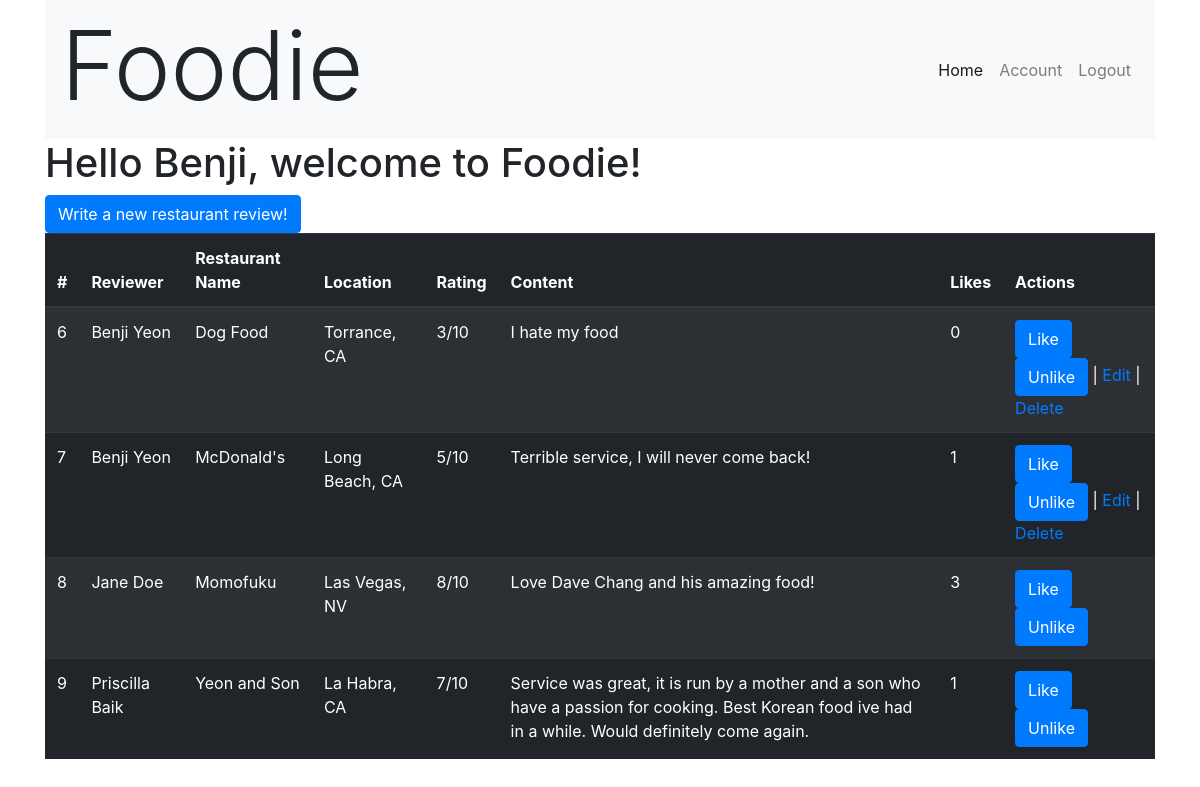
Screenshot of /dashboard (signed in) with the database file from the repository.
### FoodieApp/models.py (models this page shows)
class User(models.Model):
    first_name = models.CharField(max_length=255)
    last_name = models.CharField(max_length=255)
    email = models.EmailField(max_length=255)
    password = models.CharField(max_length=255)
    created_at = models.DateField(auto_now_add=True)
    updated_at = models.DateField(auto_now=True)
    objects = UserManager()

class Review(models.Model):
    restaurant_name = models.CharField(max_length=255)
    location = models.CharField(max_length=255)
    rating = models.IntegerField()
    content = models.CharField(max_length=255)
    creator = models.ForeignKey(
        User, related_name="has_created_review", on_delete=models.CASCADE)
    liked_by = models.ManyToManyField(User, related_name="liked_reviews")
    created_at = models.DateField(auto_now_add=True)
    updated_at = models.DateField(auto_now=True)
    objects = ReviewManager()

### FoodieApp/views.py (the view)
# urls.py: path('dashboard', views.dashboard),
def dashboard(request):
    this_user = User.objects.get(id=request.session['user_id'])
    if 'user_id' not in request.session:
        return redirect('/')
    else:
        context = {
            'liked_reviews': Review.objects.filter(liked_by=this_user),
            'all_reviews': Review.objects.all(),
            'this_user': this_user
        }
        return render(request, 'dashboard.html', context)

### FoodieApp/templates/dashboard.html (shortened to what this page needs)
<!DOCTYPE html>
<html lang="en">
<head>
    <link rel="stylesheet" href="https://maxcdn.bootstrapcdn.com/bootstrap/4.0.0/css/bootstrap.min.css"
>
</head>
<body>
    <div class="container">
        <nav class="navbar navbar-expand-lg navbar-light bg-light">
            <h1 class="display-1">Foodie</h1>
            <div class="collapse navbar-collapse justify-content-end" id="navbarNav">
                <ul class="navbar-nav">
                    <li class="nav-item active">
                        <a class="nav-link" href="/dashboard">Home<span class="sr-only">(current)</span></a>
                    </li>
                    <li class="nav-item">
                        <a class="nav-link" href="/view_account/{{request.session.user_id}}">Account</a>
                    </li>
                    <li class="nav-item">
                        <a class="nav-link" href="/logout">Logout</a>
                    </li>
                </ul>
            </div>
        </nav>
        <h1>Hello {{request.session.first_name}}, welcome to Foodie!</h1>
        <div class="column">
            <a href="/new_review/{{request.session.user_id}}"><button class="btn btn-primary" type="submit">Write a new
                    restaurant
                    review!</button></a>
        </div>
        <div class="column">
            <table class="table table-striped table-dark">
                <thead>
                    <tr>
                        <th scope="col">#</th>
                        <th scope="col">Reviewer</th>
                        <th scope="col">Restaurant Name</th>
                        <th scope="col">Location</th>
                        <th scope="col">Rating</th>
                        <th scope="col">Content</th>
                        <th scope="col">Likes</th>
                        <th scope="col">Actions</th>
                    </tr>
                </thead>
                <tbody>
                    {% for Review in all_reviews %}
                    {% if Review.creator.id is request.session.user_id %}
                    <tr>
                        <td>{{ Review.id }}</td>
                        <td>{{ Review.creator.first_name }} {{ Review.creator.last_name }}</td>
                        <td>{{ Review.restaurant_name }}</td>
                        <td>{{ Review.location }}</td>
                        <td>{{ Review.rating }}/10</td>
                        <td>{{ Review.content }}</td>
                        <td>{{ Review.liked_by.count }}</td>
                        <td>
                            {% if this_user not in liked_reviews %}
                            <a href="/like/{{Review.id}}"><button class="btn btn-primary"
                                    type="submit">Like</button></a>
                            {% endif %}
                            {% if this_user != Review.liked_by.all %}
                            <a href="/unlike/{{Review.id}}"><button class="btn btn-primary"
                                    type="submit">Unlike</button></a>
                            {% endif %}
                            | <a href="/view_review/{{Review.id}}">Edit</a> |
                            <a href="/remove_review/{{Review.id}}">Delete</a>
                        </td>
                    </tr>
                    {% endif %}
                    {% endfor %}
                    {% for Review in all_reviews %}
                    {% if Review.creator.id is not request.session.user_id %}
                    <tr>
                        <td>{{ Review.id }}</td>
                        <td>{{ Review.creator.first_name }} {{ Review.creator.last_name }}</td>
                        <td>{{ Review.restaurant_name }}</td>
                        <td>{{ Review.location }}</td>
                        <td>{{ Review.rating }}/10</td>
                        <td>{{ Review.content }}</td>
                        <td>{{ Review.liked_by.count }}</td>
                        <td>
                            {% if this_user not in liked_reviews %}
                            <a href="/like/{{Review.id}}"><button class="btn btn-primary"
                                    type="submit">Like</button></a>
                            {% endif %}
                            {% if this_user != Review.liked_by.all %}
                            <a href="/unlike/{{Review.id}}"><button class="btn btn-primary"
                                    type="submit">Unlike</button></a>
                            {% endif %}
                        </td>
                    </tr>
                    {% endif %}
                    {% endfor %}
                </tbody>
            </table>
        </div>
    </div>
</body>
</html>

### rows the page displays
User: session.first_name "Benji"
Review: id "6", creator.first_name "Benji", creator.last_name "Yeon", restaurant_name "Dog Food", location "Torrance, CA", rating "3", content "I hate my food", liked_by.count "0"
Review: id "7", creator.first_name "Benji", creator.last_name "Yeon", restaurant_name "McDonald's", location "Long Beach, CA", rating "5", content "Terrible service, I will never come back!", liked_by.count "1"
Review: id "8", creator.first_name "Jane", creator.last_name "Doe", restaurant_name "Momofuku", location "Las Vegas, NV", rating "8", content "Love Dave Chang and his amazing food!", liked_by.count "3"
Review: id "9", creator.first_name "Priscilla", creator.last_name "Baik", restaurant_name "Yeon and Son", location "La Habra, CA", rating "7", content "Service was great, it is run by a mother and a son who have a passion for cooking. Best Korean food ive had in a while. Would definitely come again.", liked_by.count "1"
